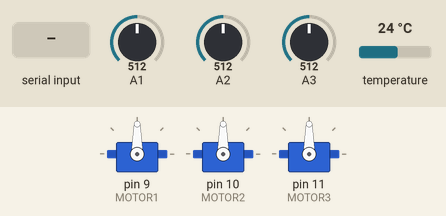
Simulated run of this sketch. Board: Arduino Uno, built with avr-gcc and run on an emulated ATmega328P. Parts: 3 × servo. The inputs (shaded band) are chosen by the test bench; at power-on: A1 = 512, A2 = 512, A3 = 512, temperature 24 °C. What the sketch prints to the serial monitor is not drawn.

Above: at 1.2 s.
1.3 s: "T90\n" received over Serial
At 2.9 s:
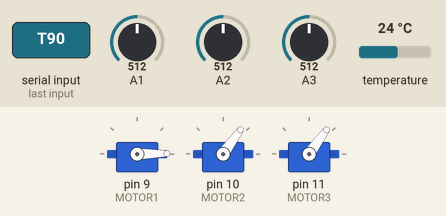
3.2 s: "T,45\n" received over Serial
At 4.6 s:
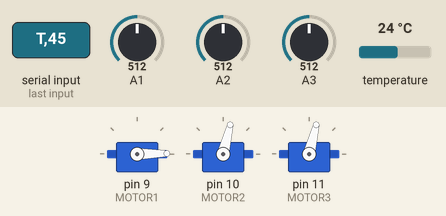
5.2 s: "T" received over Serial
At 6.1 s:
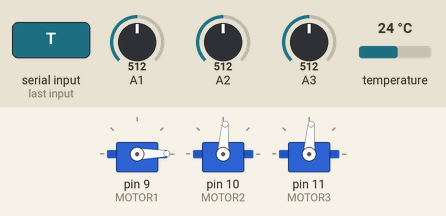
Timing chart, 0 to 8.2 s (numbered marks = the images above; inputs shaded):
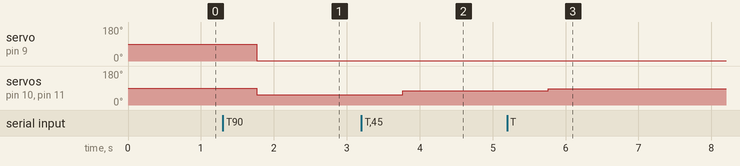

Measured:
- after the input at 1.3 s, servo on pin 9 (MOTOR1): 90° → 1° after 0.47 s; servo on pin 10 (MOTOR2), servo on pin 11 (MOTOR3): 90° → 54° after 0.47 s
- after the input at 3.2 s, servo on pin 10 (MOTOR2), servo on pin 11 (MOTOR3): 54° → 76° after 0.57 s
- after the input at 5.2 s, servo on pin 10 (MOTOR2), servo on pin 11 (MOTOR3): 76° → 86° after 0.57 s

The sketch:

Working_with_Serial.ino
```cpp
#include "Wire.h"
#include "Adafruit_LiquidCrystal.h"
#include <Servo.h>
#include <Wire.h>
#include <OneWire.h>
#include <DallasTemperature.h>
Servo MOTOR1;
Servo MOTOR2;
Servo MOTOR3;
#define ONE_WIRE_BUS 2
OneWire oneWire(ONE_WIRE_BUS);
DallasTemperature sensors(&oneWire);
int List[5];
int temp[5];
int battery[3];
String inString = "";
int Status = 0;
int index = 0;
int i = 0;
int a = 0;
long timeThis, timeLast;
Adafruit_LiquidCrystal lcd(0);

void setup() {
  Serial.begin(38400);
  analogReference(INTERNAL);
  sensors.begin();
  MOTOR1.attach(9);
  MOTOR2.attach(10);
  MOTOR3.attach(11);
}
void loop() {
  battery[0] = analogRead(1);
  battery[1] = analogRead(2);
  battery[2] = analogRead(3);
  timeThis = millis();

  if (timeThis - timeLast >= 1000) {
    timeLast = timeThis;
    sensors.requestTemperatures();

    for (int i = 0; i <= 5; i++) {
      temp[i] = sensors.getTempCByIndex(i);
    }
  }
  battery[0] = battery[0] / 930;
  battery[0] = (battery[0] * 13300) / 3300;
  battery[1] = battery[1] / 930;
  battery[1] = (battery[1] * 11500) / 1500;
  battery[2] = battery[2] / 930;
  battery[2] = (battery[2] * 11000) / 1000;
  battery[1] = battery[1] - battery[0];
  battery[2] = battery[2] - battery[1];
  battery[2] = battery[2] - battery[0];

  if (Serial.available()) {
    char x = Serial.read();
    if (isDigit(x)) {
      inString += x;
    }
    else if (x == ',') {
      //lcd.print(inString);
      List[index] = inString.toInt();
      inString = "";
      index++;
    }
    else if (x == 'T') {
      index = 0;
      List[0] = map(List[0], 0, 180, 54, 130);
      List[1] = map(List[1], 0, 180, 54, 130);
      List[2] = map(List[2], 0, 180, 54, 130);
      MOTOR1.write(List[0]);
      MOTOR2.write(List[1]);
      MOTOR3.write(List[2]);
      delay(15);
      Serial.print(temp[0]);
      Serial.print(',');
      Serial.print(temp[1]);
      Serial.print(',');
      Serial.print(temp[2]);
      Serial.print(',');
      Serial.print(temp[3]);
      Serial.print(',');
      Serial.print(temp[4]);
      Serial.print(',');
      Serial.print(battery[0]);
      Serial.print(',');
      Serial.print(battery[1]);
      Serial.print(',');
      Serial.print(battery[2]);
      Serial.print('T');
    }
  }
}
```
